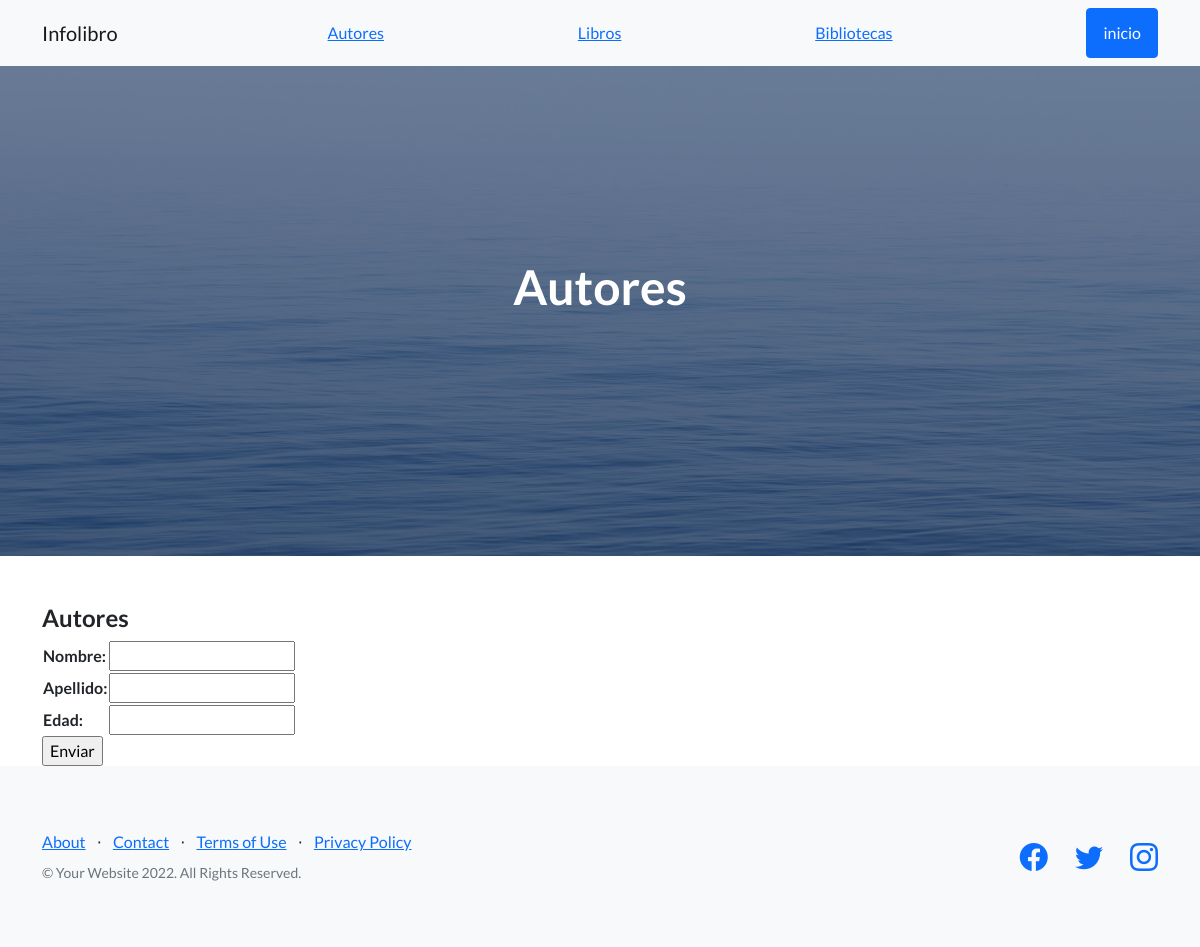
The app's page /autores/, older data.
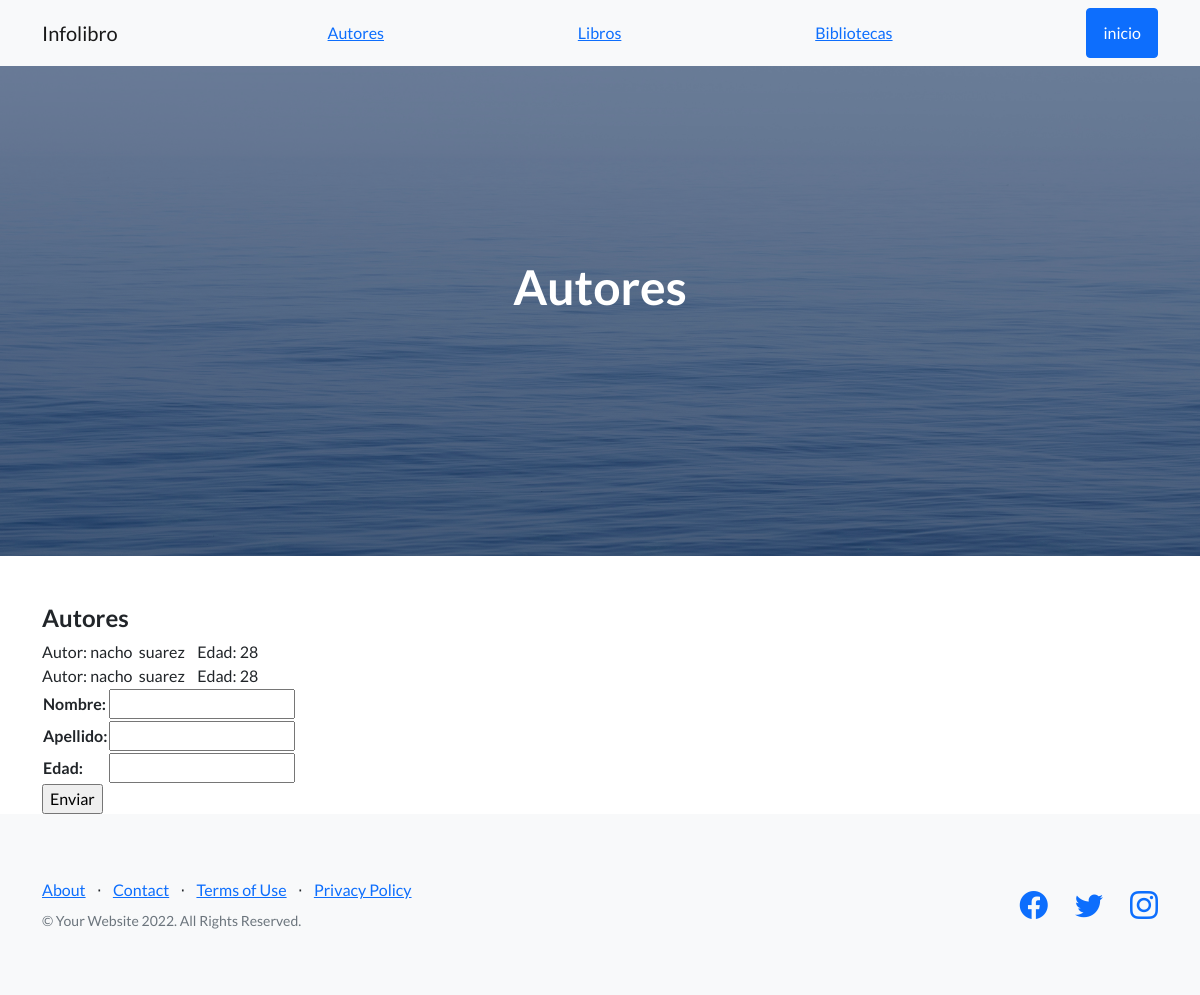
The same page, newer data.
### AppProyecto/models.py (models this page shows, shortened)
class autor(models.Model):
    nombre=models.CharField(max_length=50)
    apellido=models.CharField(max_length=50)
    edad=models.CharField(max_length=50)
    class meta:
        verbose_name_plural='Autores'

### AppProyecto/views.py (the view)
# urls.py: path('autores/', autores, name='autores'),
def autores (request):
    mis_autores=autor.objects.all()
    if request.method == 'POST':
        mi_formu = AutoresFormulario(request.POST)
        if mi_formu.is_valid():
            informacion = mi_formu.cleaned_data
            autordb= autor(nombre=informacion['nombre'], apellido=informacion['apellido'], edad=informacion['edad'])
            autordb.save()
            nuevo_autor={'nombre': informacion['nombre'], 'apellido':informacion['apellido'], 'edad':informacion['edad']}
            return render (request, 'AppProyecto/autores.html',{'autoresformulario': mi_formu,'nuevo_autor':nuevo_autor,"mis_autores":mis_autores})
    else:
        mi_formu=AutoresFormulario()
    return render(request, 'AppProyecto/autores.html', {'autoresformulario':mi_formu, 'mis_autores':mis_autores})

### AppProyecto/forms.py
class AutoresFormulario(forms.Form):
    nombre= forms.CharField()
    apellido=forms.CharField()
    edad= forms.IntegerField()

### AppProyecto/templates/AppProyecto/autores.html (shortened to what this page needs)
{% extends 'AppProyecto/padre.html' %}
{% block encabezado %}Autores{% endblock %}
{% block contenido %}
<section class="mt-5">
    <div class="container">
        <div class="row">
            <div class= "col-lg-12">
                <h4>Autores</h4>
                {% for autor in mis_autores %}
                Autor: {{ autor.nombre }}&nbsp; {{ autor.apellido }}&nbsp;&nbsp;&nbsp;&nbsp;Edad: {{ autor.edad }} <br>
                {% endfor %}
                <form action="{%url 'autores' %}" method="POST">
                    <table>
                        {{autoresformulario.as_table }}
                    </table>
                    <input type="submit" value="Enviar">
            </div>
        </div>
    </div>
</section>
{% endblock %}

Row changes from the older to the newer data that the page shows:
added autor: nombre "nacho", apellido "suarez", edad "28"
added autor: nombre "nacho", apellido "suarez", edad "28"
